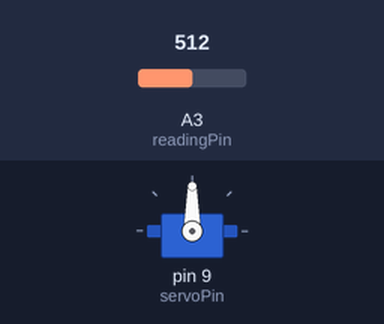
Bench run of a sketch on a simulated Arduino Uno, built with avr-gcc and run on an emulated ATmega328P. Parts: servo. The inputs (shaded band) are chosen by the test bench; at power-on: A3 (readingPin) = 512. What the sketch prints to the serial monitor is not drawn.

Above: at 1.2 s.
1.3 s: A3 (readingPin) set to 555
At 1.8 s:
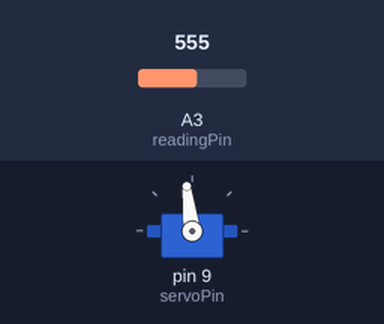
4.3 s: A3 (readingPin) set to 579
At 5.2 s:
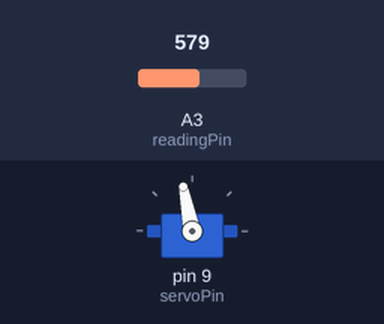
5.8 s: A3 (readingPin) set to 306
At 6.4 s:
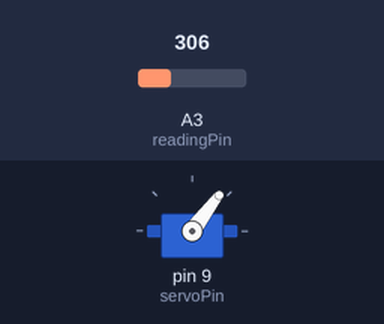
7.3 s: A3 (readingPin) set to 122
At 7.6 s:
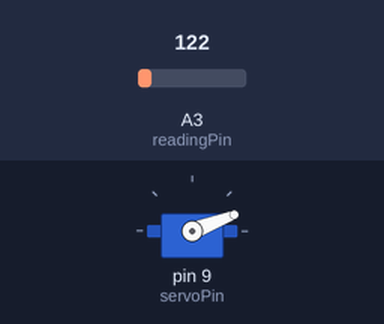
8.8 s: A3 (readingPin) set to 0
At 9.8 s:
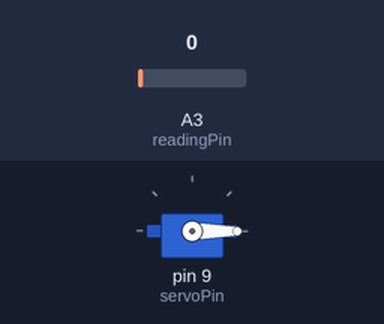
10.3 s: A3 (readingPin) set to 716
At 11.0 s:
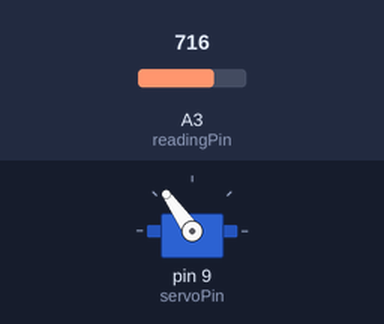
Timing chart, 0 to 12.8 s (numbered marks = the images above; inputs shaded):
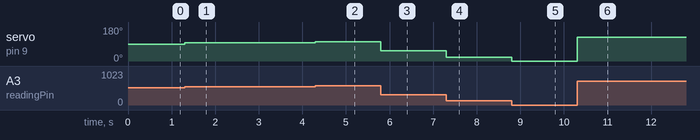

Measured:
- after the input at 1.3 s, servo on pin 9 (servoPin): 90° → 97° at once
- after the input at 4.3 s, servo on pin 9 (servoPin): 97° → 101° at once
- after the input at 5.8 s, servo on pin 9 (servoPin): 101° → 53° at once
- after the input at 7.3 s, servo on pin 9 (servoPin): 53° → 21° at once
- after the input at 8.8 s, servo on pin 9 (servoPin): 21° → 0° at once
- after the input at 10.3 s, servo on pin 9 (servoPin): 0° → 125° at once

The sketch:

servo_photosensor.ino
```cpp
//servo_photosensor

#include<Servo.h>
int readingPin= A3;
int servoPin=9;
float voltage;
float servoPos;

Servo myservo;
void setup()
{
     pinMode(readingPin,INPUT);
     myservo.attach(servoPin);
     Serial.begin(115200);
}


void loop()
{

   voltage= analogRead(readingPin);

   servoPos= (180.00/1023.00)*voltage;

   myservo.write(servoPos);

   Serial.print("Voltage = ");
   Serial.print(voltage);
   Serial.print("        servoPos =  ");
   Serial.println(servoPos);
}
```
